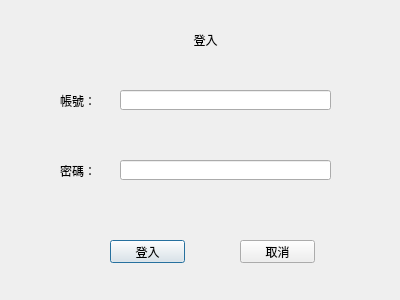
<?xml version="1.0" encoding="UTF-8"?>
<ui version="4.0">
 <class>Dialog</class>
 <widget class="QDialog" name="Dialog">
  <property name="geometry">
   <rect>
    <x>0</x>
    <y>0</y>
    <width>400</width>
    <height>300</height>
   </rect>
  </property>
  <property name="windowTitle">
   <string>Dialog</string>
  </property>
  <widget class="QLabel" name="label">
   <property name="geometry">
    <rect>
     <x>140</x>
     <y>30</y>
     <width>131</width>
     <height>20</height>
    </rect>
   </property>
   <property name="minimumSize">
    <size>
     <width>71</width>
     <height>0</height>
    </size>
   </property>
   <property name="text">
    <string>登入</string>
   </property>
   <property name="alignment">
    <set>Qt::AlignCenter</set>
   </property>
  </widget>
  <widget class="QLabel" name="label_2">
   <property name="geometry">
    <rect>
     <x>60</x>
     <y>90</y>
     <width>47</width>
     <height>21</height>
    </rect>
   </property>
   <property name="text">
    <string>帳號：</string>
   </property>
  </widget>
  <widget class="QLabel" name="label_3">
   <property name="geometry">
    <rect>
     <x>60</x>
     <y>160</y>
     <width>47</width>
     <height>21</height>
    </rect>
   </property>
   <property name="text">
    <string>密碼：</string>
   </property>
  </widget>
  <widget class="QLineEdit" name="lineEdit">
   <property name="geometry">
    <rect>
     <x>120</x>
     <y>90</y>
     <width>211</width>
     <height>20</height>
    </rect>
   </property>
  </widget>
  <widget class="QLineEdit" name="lineEdit_2">
   <property name="geometry">
    <rect>
     <x>120</x>
     <y>160</y>
     <width>211</width>
     <height>20</height>
    </rect>
   </property>
  </widget>
  <widget class="QPushButton" name="pushButton">
   <property name="geometry">
    <rect>
     <x>110</x>
     <y>240</y>
     <width>75</width>
     <height>23</height>
    </rect>
   </property>
   <property name="text">
    <string>登入</string>
   </property>
  </widget>
  <widget class="QPushButton" name="pushButton_2">
   <property name="geometry">
    <rect>
     <x>240</x>
     <y>240</y>
     <width>75</width>
     <height>23</height>
    </rect>
   </property>
   <property name="text">
    <string>取消</string>
   </property>
  </widget>
 </widget>
 <resources/>
 <connections>
  <connection>
   <sender>pushButton_2</sender>
   <signal>clicked()</signal>
   <receiver>Dialog</receiver>
   <slot>close()</slot>
   <hints>
    <hint type="sourcelabel">
     <x>303</x>
     <y>252</y>
    </hint>
    <hint type="destinationlabel">
     <x>370</x>
     <y>253</y>
    </hint>
   </hints>
  </connection>
 </connections>
</ui>
